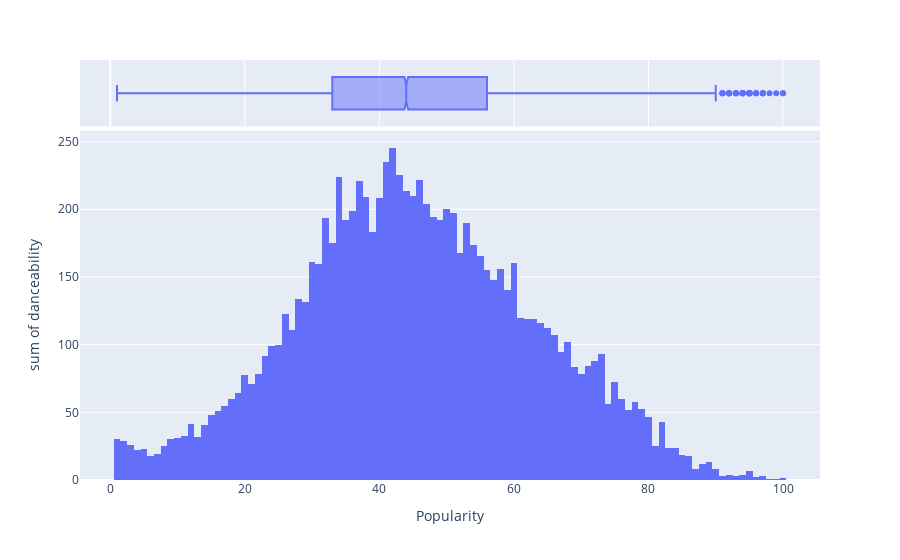

Notebook source saved alongside this figure:
### Code cell
px.histogram(data, x='Book of Death', y='danceability', marginal="box")

### Figure 1 — Plotly figure (JSON) as saved in the notebook; plotly's stock layout.template omitted (floating-point values rounded to 4 significant figures; data arrays with more than 128 entries replaced by an {"elided": "..."} marker saying what was removed)
{"data": [{"alignmentgroup": "True", "bingroup": "x", "histfunc": "sum", "hovertemplate": "Popularity=%{x}<br>sum of danceability=%{y}<extra></extra>", "legendgroup": "", "marker": {"color": "#636efa", "pattern": {"shape": ""}}, "name": "", "offsetgroup": "", "orientation": "v", "showlegend": false, "type": "histogram", "x": {"elided": "17996 int values"}, "xaxis": "x", "y": {"elided": "17996 float values"}, "yaxis": "y"}, {"alignmentgroup": "True", "hovertemplate": "Popularity=%{x}<extra></extra>", "legendgroup": "", "marker": {"color": "#636efa"}, "name": "", "notched": true, "offsetgroup": "", "showlegend": false, "type": "box", "x": {"elided": "17996 int values"}, "xaxis": "x2", "yaxis": "y2"}], "layout": {"barmode": "relative", "legend": {"tracegroupgap": 0}, "margin": {"t": 60}, "xaxis": {"anchor": "y", "domain": [0, 1], "title": {"text": "Popularity"}}, "xaxis2": {"anchor": "y2", "domain": [0, 1], "matches": "x", "showgrid": true, "showticklabels": false}, "yaxis": {"anchor": "x", "domain": [0, 0.8316], "title": {"text": "sum of danceability"}}, "yaxis2": {"anchor": "x2", "domain": [0.8416, 1], "matches": "y2", "showgrid": false, "showline": false, "showticklabels": false, "ticks": ""}}}
